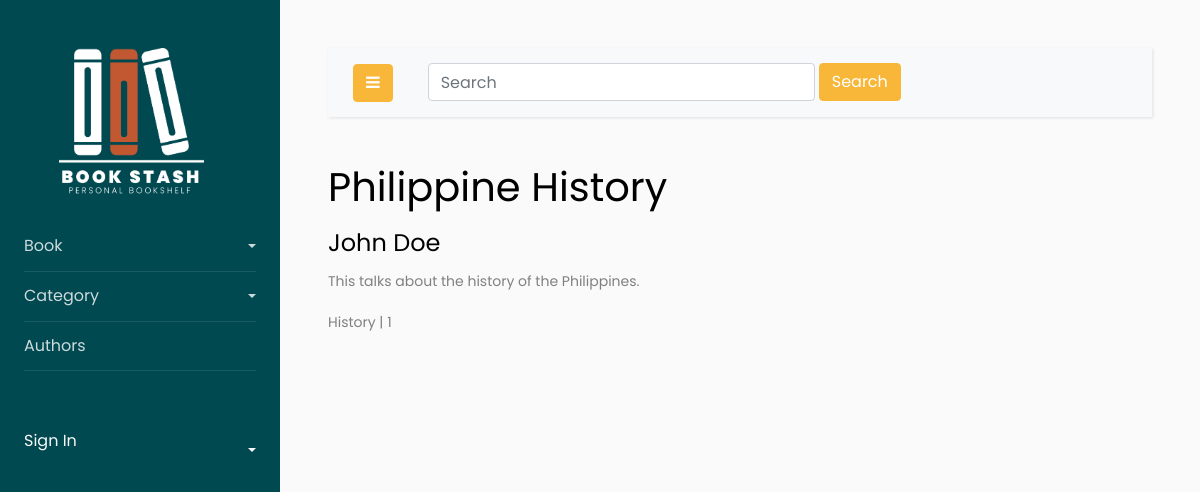
Screenshot of /book/detail/1 with the database file from the repository.
### book/models.py (models this page shows, shortened)
class Book(models.Model):
    title = models.CharField(max_length=100)
    description = models.TextField(max_length=500)
    isbn = models.CharField(null=True, blank=True, max_length=100)
    category = models.ForeignKey(BookCategory, on_delete=models.CASCADE, related_name='category')
    author = models.ManyToManyField(Author, related_name='author')

class Author(models.Model):
    auth_fname = models.CharField(max_length=200)
    auth_lname = models.CharField(max_length=200)
    def __str__(self):
        return f"{self.auth_fname} {self.auth_lname}"

class BookCategory(models.Model):
    category_name = models.CharField(max_length=50)
    category_description = models.TextField(max_length=500)
    def __str__(self):
        return self.category_name

### book/views.py (the view)
# urls.py: path('book/detail/<int:id>', BookDetails.as_view(), name='book_detail'),
class BookDetails(View):
    def get(self, request, id):
        queryset = Book.objects.get(id=id)
        context = {
            'book': queryset
        }
        return render(request, 'book/book_details.html', context)

### book/templates/book/book_details.html (shortened to what this page needs)
{% extends 'base.html' %}
{% block content %}
<h1>{{ book.title }}</h1>
<h4>
    {% for author in book.author.all %}
        {{ author }}
    {% endfor %}
</h4>
<p>{{ book.description }}</p>
<p>{{ book.category }} | {{ book.id }}</p>
{% endblock %}

### rows the page displays
Book: title "Philippine History", description "This talks about the history of the Philippines.", category "History", id "1"
Author: auth_fname+auth_lname "John Doe"
